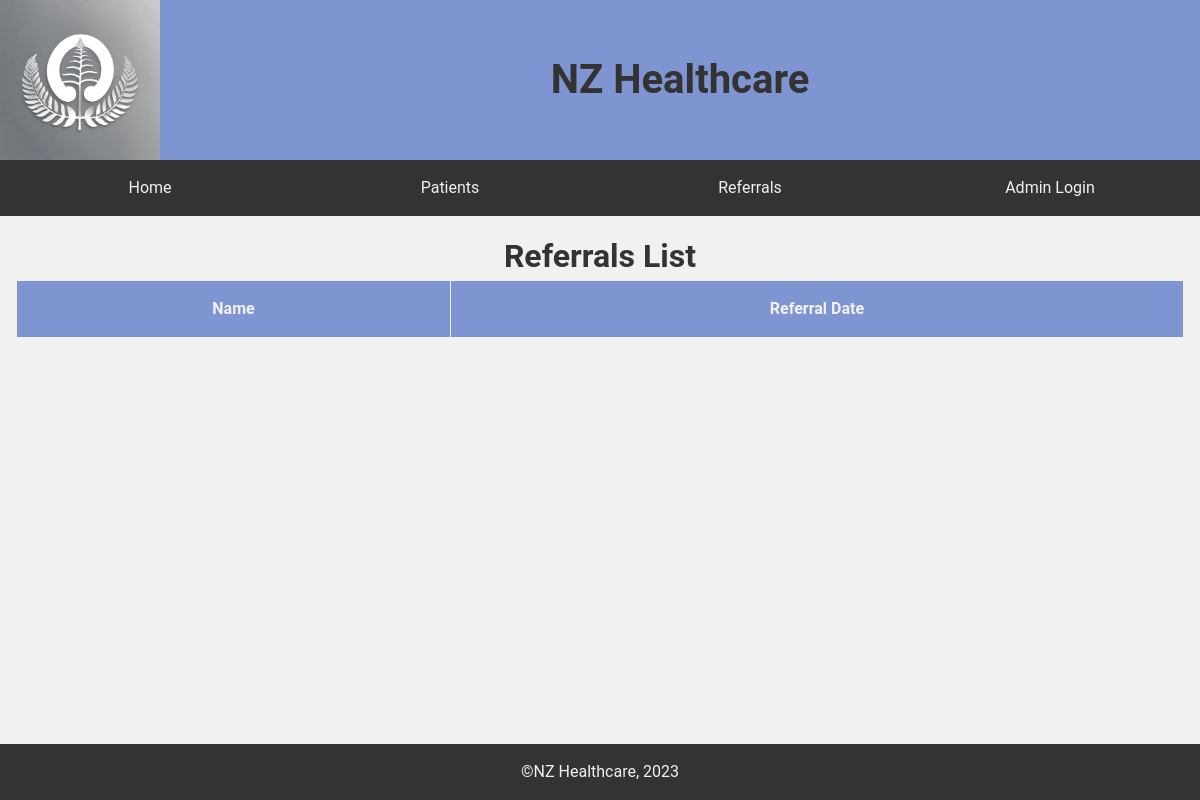
Page /referrals/ (signed in) on the earlier database version.
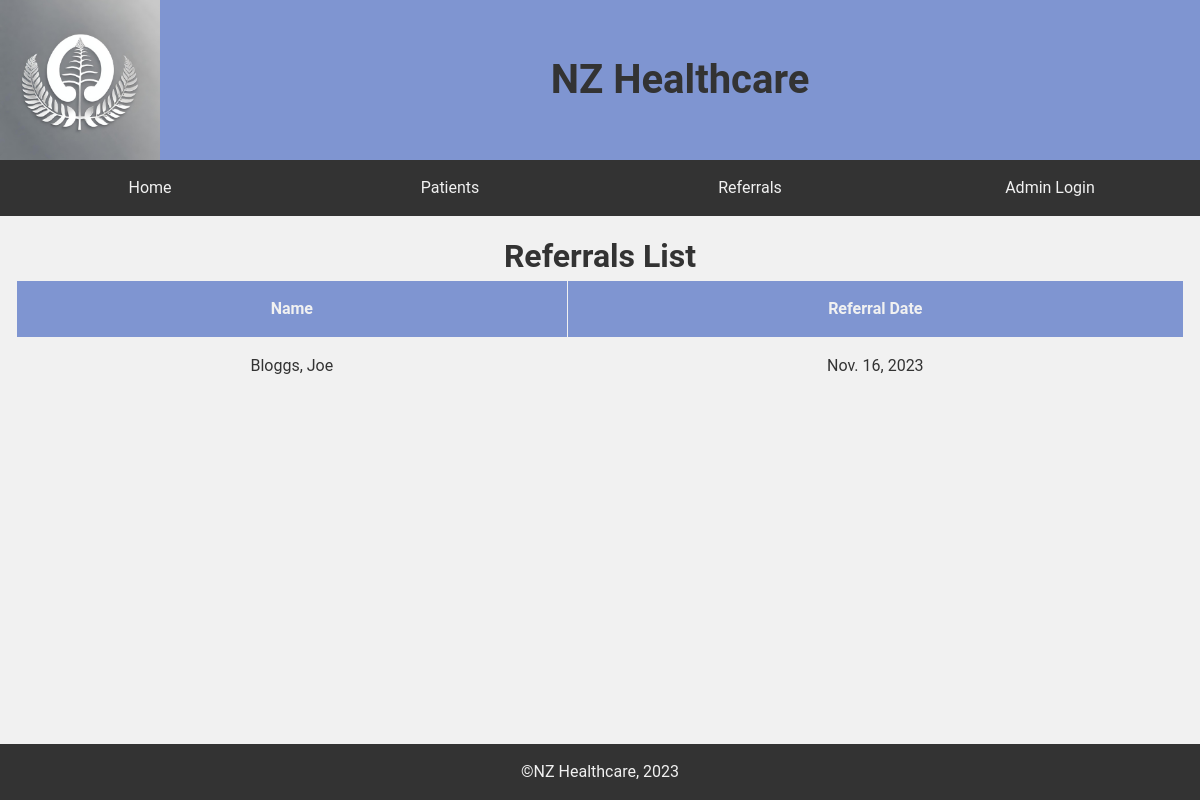
Same page on the later database version.
### patients/models.py (models this page shows)
class Referral(models.Model):
    patient = models.ForeignKey(Patient, on_delete=models.CASCADE)
    referral_date = models.DateField()
    referrer_name = models.CharField(max_length=150)
    referral_reason = models.TextField(max_length=150)
    note = models.TextField()
    document = models.FileField(
        upload_to='referral_documents/', null=True, blank=True)

class Patient(models.Model):
    first_name = models.CharField(max_length=50)
    last_name = models.CharField(max_length=80)
    phone_number = models.CharField(max_length=12)
    date_of_birth = models.DateField()

### patients/views.py (the view)
# urls.py: path('referrals/', views.referrals_list, name='referrals_list'),
@login_required
def referrals_list(request):
    referrals = Referral.objects.all()
    return render(request, 'referrals_list.html', {'referrals': referrals})

### patients/templates/referrals_list.html
{% extends 'base.html' %} {% block title %}Referrals List - NZ Healthcare{% endblock %} {% block content %}
<h1>Referrals List</h1>
<table>
  <tr>
    <th>Name</th>
    <th>Referral Date</th>
  </tr>
  {% for referral in referrals %}
  <tr onclick="window.location.href='{% url 'referral_detail' referral.id %}'" style="cursor: pointer;">
    <td> {{ referral.patient.last_name }}, {{ referral.patient.first_name }} </td>
    <td> {{ referral.referral_date }} </td>
  </tr>
  {% endfor %}
</table>
{% endblock %}

Differences in the rows shown:
added Referral: patient.last_name "Bloggs", patient.first_name "Joe", referral_date "Nov. 16, 2023"
